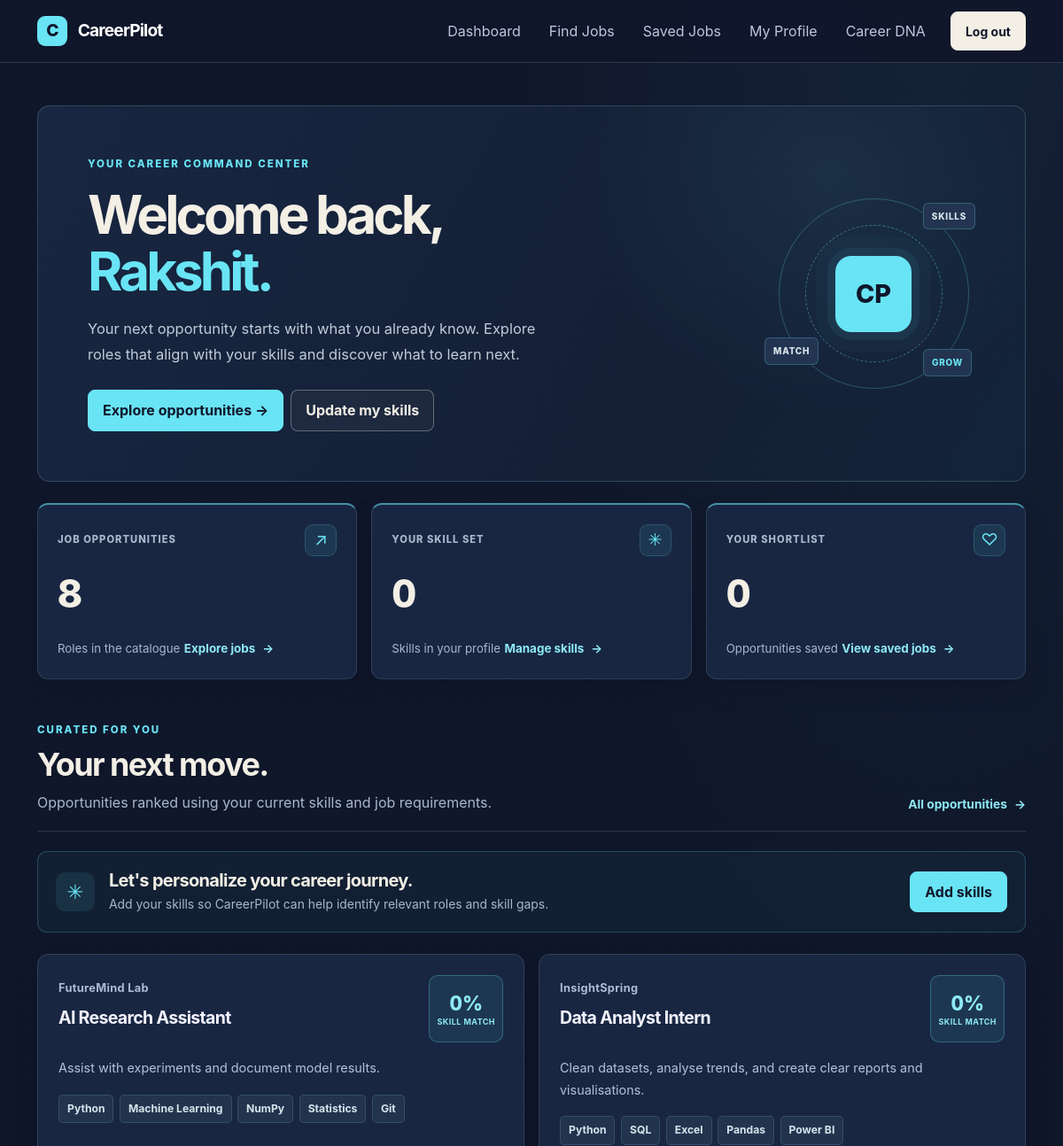
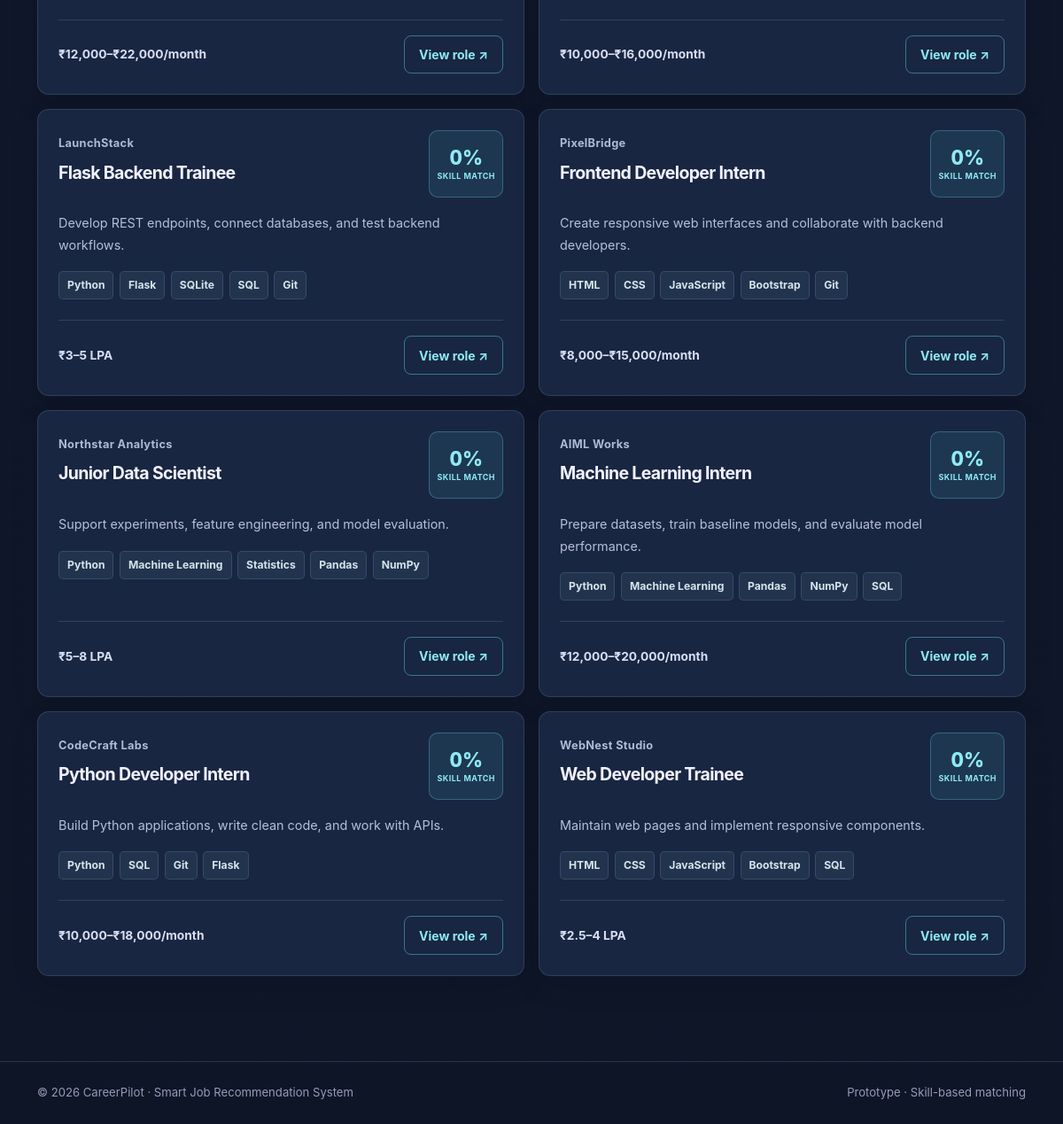
Page /dashboard (signed in) on the committed database (2 pictures, top to bottom).
### app.py (models this page shows)
class User(db.Model):
    id = db.Column(db.Integer, primary_key=True)
    name = db.Column(db.String(100), nullable=False)
    email = db.Column(db.String(120), unique=True, nullable=False)
    password_hash = db.Column(db.String(255), nullable=False)
    skills_json = db.Column(db.Text, default="[]")
    role = db.Column(db.String(20), default="user", nullable=False)
    is_active = db.Column(db.Boolean, default=True, nullable=False)
    @property
    def skills(self):
        try:
            return json.loads(self.skills_json or "[]")
        except (TypeError, json.JSONDecodeError):
            return []

class Job(db.Model):
    id = db.Column(db.Integer, primary_key=True)
    title = db.Column(db.String(120), nullable=False)
    company = db.Column(db.String(120), nullable=False)
    location = db.Column(db.String(120), nullable=False)
    job_type = db.Column(db.String(60), default="Full-time")
    salary = db.Column(db.String(80), default="Not specified")
    description = db.Column(db.Text, default="")
    skills_json = db.Column(db.Text, default="[]")
    @property
    def skills(self):
        try:
            return json.loads(self.skills_json or "[]")
        except (TypeError, json.JSONDecodeError):
            return []

### app.py (the view)
@app.route("/dashboard")
@login_required
def dashboard():
    user = db.session.get(User, session["user_id"])
    jobs = Job.query.order_by(Job.title).all()
    ranked = []
    for job in jobs:
        skill_score, matched, missing, ml_score = match_data(
            user.skills,
            job.skills,
            job.title,
            job.description,
            job.company
        )
        ranked.append({
            "job": job,
            "percent": skill_score,
            "ml_score": ml_score,
            "matched": matched,
            "missing": missing
        })
    ranked.sort(
        key=lambda item: item["ml_score"],
        reverse=True
    )
    print("TOTAL RECOMMENDATIONS:", len(ranked))
    print("TOP RECOMMENDATIONS:", [
        (item["job"].title, item["percent"], item["ml_score"])
        for item in ranked[:5]
    ])
    return render_template(
    "dashboard.html",
    user=user,
    recommendations=ranked,
    total_jobs=Job.query.count(),
    skill_count=len(user.skills),
    saved_count=SavedJob.query.filter_by(user_id=user.id).count()
)

### app.py (called while the page is built, shortened)
def match_data(
    user_skills,
    job_skills,
    job_title="",
    job_description="",
    company=""
):
    mine = {
        skill.strip().lower()
        for skill in user_skills if skill.strip()
    }
    required = {
        skill.strip().lower()
        for skill in job_skills if skill.strip()
    }
    matched = sorted(mine & required)
    missing = sorted(required - mine)
    profile_text = " ".join(user_skills).strip()
    job_text = " ".join([
        job_title,
        company,
        " ".join(job_skills),
        job_description
    ]).strip()
    if not profile_text or not job_text:
        return 0, matched, missing, 0

def login_required(fn):
    @wraps(fn)
    def wrapper(*args, **kwargs):
        if "user_id" not in session:
            flash("Please log in to access your dashboard.", "info")
            return redirect(url_for("login"))
        user = db.session.get(User, session["user_id"])
        return fn(*args, **kwargs)
    return wrapper

@app.context_processor
def inject_user():
    user = db.session.get(User, session.get("user_id")) if session.get("user_id") else None
    return {"current_user": user}

### templates/dashboard.html (shortened to what this page needs)
{% extends "base.html" %}
{% block content %}
<section class="dashboard-hero mb-4">
    <div class="dashboard-hero-content">
        <div class="eyebrow">YOUR CAREER COMMAND CENTER</div>
        <h1 class="dashboard-title mt-3">
            Welcome back,<br>
            <span>{{ current_user.name.split()[0] }}.</span>
        </h1>
        <p class="dashboard-intro">
            Your next opportunity starts with what you already know.
            Explore roles that align with your skills and discover
            what to learn next.
        </p>
        <div class="d-flex flex-wrap gap-2 mt-4">
            <a class="btn btn-primary"
               href="{{ url_for('jobs') }}">
                Explore opportunities →
            </a>
            <a class="btn btn-outline-secondary"
               href="{{ url_for('profile') }}">
                Update my skills
            </a>
        </div>
    </div>
    <div class="dashboard-orbit" aria-hidden="true">
        <div class="orbit orbit-one"></div>
        <div class="orbit orbit-two"></div>
        <div class="orbit-center">
            <span>CP</span>
        </div>
        <span class="orbit-node node-one">SKILLS</span>
        <span class="orbit-node node-two">GROW</span>
        <span class="orbit-node node-three">MATCH</span>
    </div>
</section>
<section class="dashboard-stats mb-5">
    <div class="row g-3">
        <div class="col-md-4">
            <div class="stat-card dashboard-stat h-100">
                <div class="stat-topline">
                    <span class="stat-label">JOB OPPORTUNITIES</span>
                    <span class="stat-symbol">↗</span>
                </div>
                <div class="stat-number">{{ total_jobs }}</div>
                <span class="stat-footnote">Roles in the catalogue</span>
                <a class="stat-link" href="{{ url_for('jobs') }}">
                    Explore jobs <span>→</span>
                </a>
            </div>
        </div>
        <div class="col-md-4">
            <div class="stat-card dashboard-stat h-100">
                <div class="stat-topline">
                    <span class="stat-label">YOUR SKILL SET</span>
                    <span class="stat-symbol">✳</span>
                </div>
                <div class="stat-number">{{ skill_count }}</div>
                <span class="stat-footnote">Skills in your profile</span>
                <a class="stat-link" href="{{ url_for('profile') }}">
                    Manage skills <span>→</span>
                </a>
            </div>
        </div>
        <div class="col-md-4">
            <div class="stat-card dashboard-stat h-100">
                <div class="stat-topline">
                    <span class="stat-label">YOUR SHORTLIST</span>
                    <span class="stat-symbol">♡</span>
                </div>
                <div class="stat-number">{{ saved_count }}</div>
                <span class="stat-footnote">Opportunities saved</span>
                <a class="stat-link" href="{{ url_for('saved_jobs') }}">
                    View saved jobs <span>→</span>
                </a>
            </div>
        </div>
    </div>
</section>
<section class="recommendations-section">
    <div class="section-heading">
        <div>
            <div class="eyebrow">CURATED FOR YOU</div>
            <h2 class="section-title mt-2">Your next move.</h2>
            <p class="section-description">
                Opportunities ranked using your current skills and job requirements.
            </p>
        </div>
        <a class="section-link" href="{{ url_for('jobs') }}">
            All opportunities <span>→</span>
        </a>
    </div>
    {% if not current_user.skills %}
    <div class="profile-nudge mb-4">
        <div class="nudge-symbol">✳</div>
        <div class="flex-grow-1">
            <h5>Let's personalize your career journey.</h5>
            <p class="mb-0">
                Add your skills so CareerPilot can help identify
                relevant roles and skill gaps.
            </p>
        </div>
        <a href="{{ url_for('profile') }}" class="btn btn-primary">
            Add skills
        </a>
    </div>
    {% endif %}
    {% if recommendations %}
    <div class="row g-3">
        {% for item in recommendations %}
        <div class="col-lg-6">
            <article class="job-card dashboard-job h-100">
                <div class="job-card-top">
                    <div class="job-identity">
                        <span class="company">{{ item.job.company }}</span>
                        <h3 class="job-title-heading">
                            <a class="job-title"
                               href="{{ url_for('job_detail', job_id=item.job.id) }}">
                                {{ item.job.title }}
                            </a>
                        </h3>
                    </div>
                    <div class="match-badge dashboard-match">
                        <span>{{ item.percent }}%</span>
                        <small>SKILL MATCH</small>
                    </div>
                </div>
                <p class="job-description">
                    {{ item.job.description }}
                </p>
                <div class="job-skills">
                    {% for skill in item.job.skills %}
                    <span class="skill">{{ skill }}</span>
                    {% endfor %}
                </div>
                <div class="job-card-bottom">
                    <span class="job-salary">{{ item.job.salary }}</span>
                    <a class="btn btn-outline-primary btn-sm"
                       href="{{ url_for('job_detail', job_id=item.job.id) }}">
                        View role <span>↗</span>
                    </a>
                </div>
            </article>
        </div>
        {% endfor %}
    </div>
    {% endif %}
</section>
{% endblock %}

### templates/base.html (shortened to what this page needs)
<!doctype html>
<html lang="en">
<head>
  <link href="https://cdn.jsdelivr.net/npm/bootstrap@5.3.3/dist/css/bootstrap.min.css" rel="stylesheet">
  <link href="{{ url_for('static', filename='style.css') }}" rel="stylesheet">
</head>
<body>
<nav class="navbar navbar-expand-lg navbar-dark nav-shell">
  <div class="container">
    <a class="navbar-brand fw-bold" href="{{ url_for('home') }}"><span class="brand-mark">C</span> CareerPilot</a>
    <div class="collapse navbar-collapse" id="navMenu">
      <div class="navbar-nav ms-auto align-items-lg-center gap-lg-2">
        {% if current_user %}
          <a class="nav-link" href="{{ url_for('dashboard') }}">Dashboard</a>
          <a class="nav-link" href="{{ url_for('jobs') }}">Find Jobs</a>
          <a class="nav-link" href="{{ url_for('saved_jobs') }}">Saved Jobs</a>
          <a class="nav-link" href="{{ url_for('profile') }}">My Profile</a>
          <a class="nav-link" href="{{ url_for('career_dna') }}">Career DNA</a>
          <a class="btn btn-light btn-sm ms-lg-2" href="{{ url_for('logout') }}">Log out</a>
        {% else %}
          <a class="nav-link" href="{{ url_for('login') }}">Log in</a>
          <a class="btn btn-primary btn-sm px-3" href="{{ url_for('register') }}">Get started</a>
        {% endif %}
      </div>
    </div>
  </div>
</nav>
<main class="container py-4 py-lg-5">
  {% block content %}{% endblock %}
</main>
<footer class="footer mt-5"><div class="container py-4 d-flex flex-column flex-md-row justify-content-between gap-2"><span>© 2026 CareerPilot · Smart Job Recommendation System</span><span>Prototype · Skill-based matching</span></div></footer>
</body></html>

### rows in the picture
User: name "Rakshit"
Job: job.company "FutureMind Lab", job "AI Research Assistant", job.description "Assist with experiments and document model results.", job.salary "₹12,000–₹22,000/month"
Job: job.company "InsightSpring", job "Data Analyst Intern", job.description "Clean datasets, analyse trends, and create clear reports and visualisations.", job.salary "₹10,000–₹16,000/month"
Job: job.company "LaunchStack", job "Flask Backend Trainee", job.description "Develop REST endpoints, connect databases, and test backend workflows.", job.salary "₹3–5 LPA"
Job: job.company "PixelBridge", job "Frontend Developer Intern", job.description "Create responsive web interfaces and collaborate with backend developers.", job.salary "₹8,000–₹15,000/month"
Job: job.company "Northstar Analytics", job "Junior Data Scientist", job.description "Support experiments, feature engineering, and model evaluation.", job.salary "₹5–8 LPA"
Job: job.company "AIML Works", job "Machine Learning Intern", job.description "Prepare datasets, train baseline models, and evaluate model performance.", job.salary "₹12,000–₹20,000/month"
Job: job.company "CodeCraft Labs", job "Python Developer Intern", job.description "Build Python applications, write clean code, and work with APIs.", job.salary "₹10,000–₹18,000/month"
Job: job.company "WebNest Studio", job "Web Developer Trainee", job.description "Maintain web pages and implement responsive components.", job.salary "₹2.5–4 LPA"

### other values in the picture
{{ total_jobs }} "8"
{{ skill_count }} "0"
{{ saved_count }} "0"
{{ item.percent }} "0" "0" "0" "0" "0" "0" "0" "0"
{{ skill }} "Python" "Machine Learning" "NumPy" "Statistics" "Git" "Python" "SQL" "Excel" "Pandas" "Power BI" "Python" "Flask" "SQLite" "SQL" "Git" "HTML" "CSS" "JavaScript" "Bootstrap" "Git" "Python" "Machine Learning" "Statistics" "Pandas" "NumPy" "Python" "Machine Learning" "Pandas" "NumPy" "SQL" "Python" "SQL" "Git" "Flask" "HTML" "CSS" "JavaScript" "Bootstrap" "SQL"
